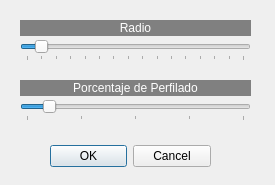
<?xml version="1.0" encoding="UTF-8"?>
<ui version="4.0">
 <class>Perfilado</class>
 <widget class="QDialog" name="Perfilado">
  <property name="geometry">
   <rect>
    <x>0</x>
    <y>0</y>
    <width>275</width>
    <height>185</height>
   </rect>
  </property>
  <property name="windowTitle">
   <string>Perfilado</string>
  </property>
  <widget class="QDialogButtonBox" name="buttonBox">
   <property name="geometry">
    <rect>
     <x>50</x>
     <y>140</y>
     <width>161</width>
     <height>32</height>
    </rect>
   </property>
   <property name="orientation">
    <enum>Qt::Horizontal</enum>
   </property>
   <property name="standardButtons">
    <set>QDialogButtonBox::Cancel|QDialogButtonBox::Ok</set>
   </property>
  </widget>
  <widget class="QLabel" name="label">
   <property name="geometry">
    <rect>
     <x>20</x>
     <y>20</y>
     <width>231</width>
     <height>16</height>
    </rect>
   </property>
   <property name="styleSheet">
    <string notr="true">background-color: rgb(128, 128, 128);
color: rgb(255, 255, 255);</string>
   </property>
   <property name="text">
    <string>Radio</string>
   </property>
   <property name="alignment">
    <set>Qt::AlignCenter</set>
   </property>
  </widget>
  <widget class="QSlider" name="horizontalSlider">
   <property name="geometry">
    <rect>
     <x>20</x>
     <y>40</y>
     <width>231</width>
     <height>21</height>
    </rect>
   </property>
   <property name="minimum">
    <number>0</number>
   </property>
   <property name="maximum">
    <number>15</number>
   </property>
   <property name="pageStep">
    <number>16</number>
   </property>
   <property name="value">
    <number>1</number>
   </property>
   <property name="orientation">
    <enum>Qt::Horizontal</enum>
   </property>
   <property name="tickPosition">
    <enum>QSlider::TicksBelow</enum>
   </property>
   <property name="tickInterval">
    <number>0</number>
   </property>
  </widget>
  <widget class="QLabel" name="label_2">
   <property name="geometry">
    <rect>
     <x>20</x>
     <y>80</y>
     <width>231</width>
     <height>16</height>
    </rect>
   </property>
   <property name="styleSheet">
    <string notr="true">background-color: rgb(128, 128, 128);
color: rgb(255, 255, 255);</string>
   </property>
   <property name="text">
    <string>Porcentaje de Perfilado</string>
   </property>
   <property name="alignment">
    <set>Qt::AlignCenter</set>
   </property>
  </widget>
  <widget class="QSlider" name="horizontalSlider_2">
   <property name="geometry">
    <rect>
     <x>20</x>
     <y>100</y>
     <width>231</width>
     <height>21</height>
    </rect>
   </property>
   <property name="minimum">
    <number>0</number>
   </property>
   <property name="maximum">
    <number>100</number>
   </property>
   <property name="pageStep">
    <number>16</number>
   </property>
   <property name="value">
    <number>10</number>
   </property>
   <property name="orientation">
    <enum>Qt::Horizontal</enum>
   </property>
   <property name="tickPosition">
    <enum>QSlider::TicksBelow</enum>
   </property>
   <property name="tickInterval">
    <number>25</number>
   </property>
  </widget>
 </widget>
 <resources/>
 <connections>
  <connection>
   <sender>buttonBox</sender>
   <signal>accepted()</signal>
   <receiver>Perfilado</receiver>
   <slot>accept()</slot>
   <hints>
    <hint type="sourcelabel">
     <x>248</x>
     <y>254</y>
    </hint>
    <hint type="destinationlabel">
     <x>157</x>
     <y>274</y>
    </hint>
   </hints>
  </connection>
  <connection>
   <sender>buttonBox</sender>
   <signal>rejected()</signal>
   <receiver>Perfilado</receiver>
   <slot>reject()</slot>
   <hints>
    <hint type="sourcelabel">
     <x>316</x>
     <y>260</y>
    </hint>
    <hint type="destinationlabel">
     <x>286</x>
     <y>274</y>
    </hint>
   </hints>
  </connection>
 </connections>
</ui>
